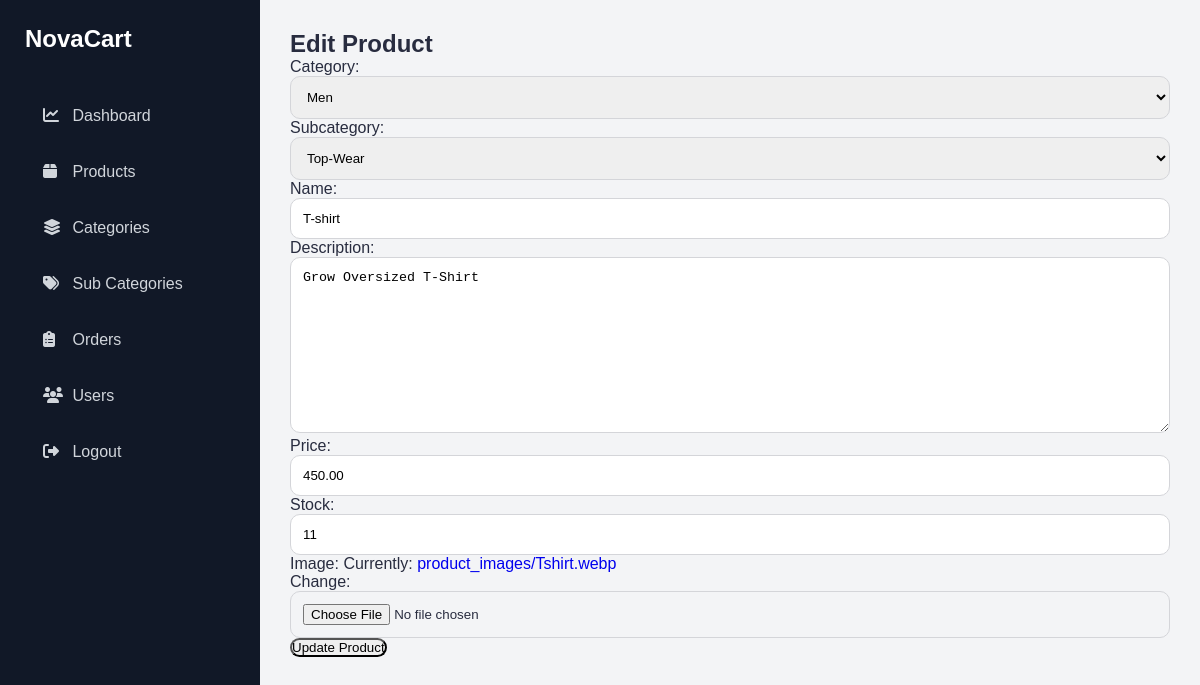
Page /dashboard/products/edit/2/ (signed in) on the committed database.
### store/models.py (models this page shows, shortened)
class Product(models.Model):
    category = models.ForeignKey(
        Categories,
        on_delete=models.CASCADE
    )
    subcategory = models.ForeignKey(
        SubCategory,
        on_delete=models.CASCADE,
        null=True,
        blank=True
    )
    name = models.CharField(max_length=255)
    description = models.TextField()
    price = models.DecimalField(max_digits=10, decimal_places=2)
    image = models.ImageField(upload_to='product_images/')
    stock = models.PositiveIntegerField(default=0)

class Categories(models.Model):
    name = models.CharField(max_length=255)
    description = models.TextField()
    image = models.ImageField(upload_to='category_images/')
    def __str__(self):
        return self.name

class SubCategory(models.Model):
    category = models.ForeignKey(
        Categories,
        on_delete=models.CASCADE,
        related_name='subcategories'
    )
    name = models.CharField(max_length=255)
    image = models.ImageField(
        upload_to='subcategories/',
        blank=True,
        null=True
    )
    def __str__(self):
        return self.name

### dashboard/views.py (the view)
@login_required
def edit_product(request, product_id):
    if not request.user.is_staff:
        return redirect('profile')
    product = get_object_or_404(
        Product,
        id=product_id
    )
    if request.method == 'POST':
        form = ProductForm(
            request.POST,
            request.FILES,
            instance=product
        )
        if form.is_valid():
            form.save()
            return redirect('admin_products')
    else:
        form = ProductForm(
            instance=product
        )
    return render(
        request,
        'edit_product.html',
        {
            'form': form
        }
    )

### dashboard/forms.py
class ProductForm(forms.ModelForm):
 class Meta:
    model = Product
    fields = [
        'category',
        'subcategory',
        'name',
        'description',
        'price',
        'stock',
        'image'
    ]

### store/context_processors.py (called while the page is built)
def categories_processor(request):
    return {
        'categories': Categories.objects.all()
    }

### templates/edit_product.html (shortened to what this page needs)
{% extends 'dashboard_base.html' %}
{% block content %}
<div class="card shadow p-4">
<h2 class="mb-4">
    Edit Product
</h2>
<form
    method="POST"
    enctype="multipart/form-data">
    {{ form.as_p }}
    <button
        type="submit"
        class="btn btn-primary">
        Update Product
    </button>
</form>
</div>
{% endblock %}

### static/css/style.css (style rules this page uses)
* { margin:0; padding:0; box-sizing:border-box; }
body { font-family:'Poppins',sans-serif; background:#f5f5f6; color:#282c3f; min-height:100vh; }
a { text-decoration:none; }
form input, form select, form textarea { border:1px solid #d4d5d9 !important; border-radius:10px !important; padding:12px !important; width:100%; }
form button { border-radius:10px !important; }

### rows in the picture
Product: category "Men", subcategory "Top-Wear", description "Grow Oversized T-Shirt", price "450.00", stock "11"
Categories: name "T-shirt"
